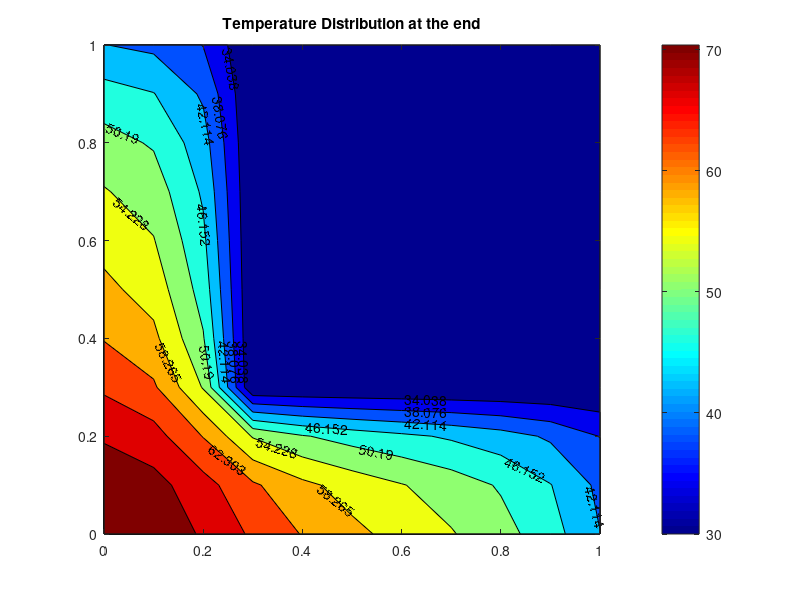

The MATLAB source for this figure:
clear all
clc
x_nodes = 11;
y_nodes = 11;
x=linspace(0,1,x_nodes); %Grid
y=linspace(0,1,y_nodes);
q = 1353;
k = 0.69;
h = 8;
L = 0.5;
l = 0.1;
d_x=L/(x_nodes-1); %Distance between two grid points in x and y
d_y=L/(y_nodes-1);
beta = d_x/d_y;
T = zeros(x_nodes,y_nodes);
no_of_iter = 0;
for i=4:x_nodes
    for j=4:y_nodes
        T(i,j)=30;
    end
end
Told = T;
error=9e9;
%Setting the tolerance value (This affects the accuracy and time for
%convergence)
tol=1e-06;

while(error > tol)
    %interior nodes
    for i=2
        for j=2:y_nodes-1
            T(i,j) = (1/(2+2*beta*beta))*(Told(i-1,j) + Told(i+1,j) + ((beta*beta)*(Told(i,j-1)+Told(i,j+1))) + (d_x *d_x)*(q/k));
        end
    end
    for j=2
        for i=3:x_nodes-1
            T(i,j) = (1/(2+2*beta*beta))*(Told(i-1,j) + Told(i+1,j) + ((beta*beta)*(Told(i,j-1)+Told(i,j+1))) + (d_x *d_x)*(q/k));
        end
    end
    for i=3
        for j=3
            T(i,j) = (1/(2+2*beta*beta))*(Told(i-1,j) + Told(i+1,j) + ((beta*beta)*(Told(i,j-1)+Told(i,j+1))) + (d_x *d_x)*(q/k));
        end
    end
    %boundary 1-2
    for i=1
        for j=2:y_nodes-1
            T(i,j) = 0.25*(2*Told(i+1,j)+Told(i,j+1)+Told(i,j-1)+(d_x*d_x*q/k));
        end
    end
    
    %boundary 2-3
    for i=2
        for j=11
            T(i,j) = (1/(4+(2*h*d_x/k)))*(2*Told(i,j-1)+Told(i-1,j)+Told(i+1,j)+(60*h*d_x/k)+(d_x*d_x*q/k));
        end
    end
    %boundary 3-a
    for i=3
        for j=4:y_nodes-1
            T(i,j) = (1/(4+(2*h*d_x/k)))*(2*Told(i-1,j)+Told(i,j+1)+Told(i,j-1)+(60*h*d_x/k)+(d_x*d_x*q/k));
        end
    end
    %boundary a-4
    for j=3
        for i=4:x_nodes-1
            T(i,j) = (1/(4+(2*h*d_x/k)))*(2*Told(i,j-1)+Told(i+1,j)+Told(i-1,j)+(60*h*d_x/k)+(d_x*d_x*q/k));
        end
    end
    %boundary 4-5
    for i=11 
        for j=2
            T(i,j)= (1/(4+(2*h*d_x/k)))*(2*Told(i-1,j)+Told(i,j-1)+Told(i,j+1)+(60*h*d_x/k)+(d_x*d_x*q/k));
        end
    end
    %boundary 1-5
    for i=2:x_nodes-1
        for j=1
            T(i,j) =  0.25*(2*Told(i,j+1)+Told(i+1,j)+Told(i-1,j)+(d_x*d_x*q/k));
        end
    end
    %Corner point 1
    T(1,1)=0.25*(2*Told(2,1)+ 2*Told(1,2) + (d_x*d_x*q/k));
    %Corner point 2
    T(1,11)=(1/(4+(2*h*d_x/k)))*(2*Told(2,11)+2*Told(1,10)+(60*h*d_x/k)+(d_x*d_x*q/k));
    %Corner point 3
    T(3,11)=(1/(4+(4*h*d_x/k)))*(2*Told(2,11)+2*Told(3,10)+(120*h*d_x/k)+(d_x*d_x*q/k));
    %Corner point 4
    T(11,3)=(1/(4+(4*h*d_x/k)))*(2*Told(11,2)+2*Told(10,3)+(120*h*d_x/k)+(d_x*d_x*q/k));
    %Corner point 5
    T(11,1)=(1/(4+(2*h*d_x/k)))*(2*Told(11,2)+2*Told(10,1)+(60*h*d_x/k)+(d_x*d_x*q/k));
    
    error1=max(abs(Told-T)); 
    error=max(error1);%Obtains the final value of the error.
    Told=T; %Fixing the Told values to the latest iteration
    no_of_iter=no_of_iter+1%Incrementing the number of iterations
end
contourf(x,y,T,10,'showText','on');colormap(jet);
colorbar;
title(sprintf('Temperature Distribution at the end'));